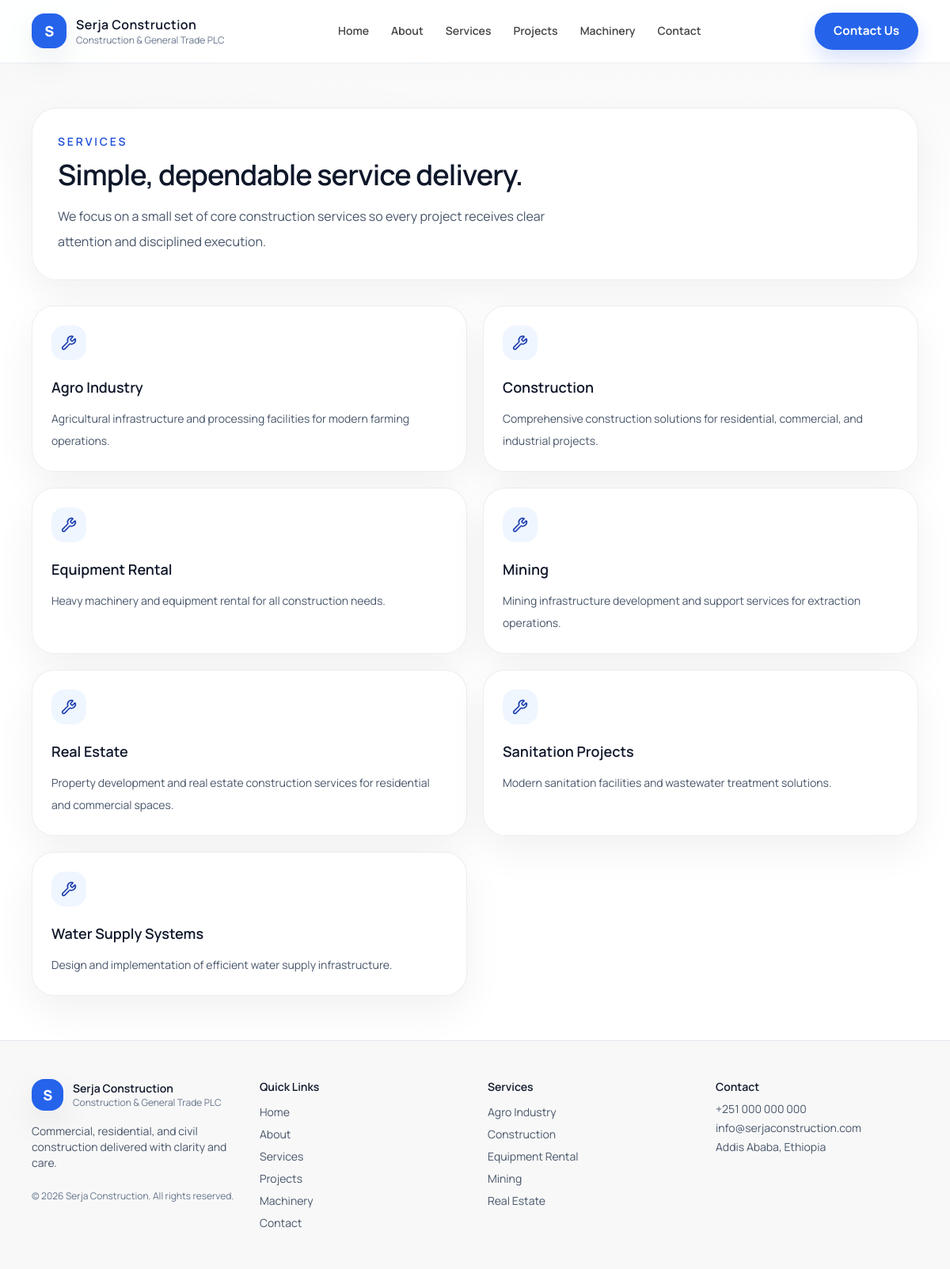
Page /services/ on the committed database.
### services/models.py (models this page shows, shortened)
class Service(models.Model):
    title = models.CharField(max_length=150)
    slug = models.SlugField(unique=True, blank=True)
    description = models.TextField()
    icon = models.CharField(max_length=100, blank=True)  # optional (for frontend icons)
    created_at = models.DateTimeField(auto_now_add=True)

### services/views.py (the view)
# urls.py: path('', services_page, name='services'),
def services_page(request):
    return render(request, 'pages/services.html', site_context())

### core/context.py (called while the page is built)
def site_context():
    company = CompanyProfile.objects.first()
    return {
        'company': company,
        'services': Service.objects.all().order_by('title'),
        'projects': Project.objects.select_related('category').order_by('-created_at'),
        'project_categories': Project.objects.select_related('category').values_list('category__name', flat=True).distinct(),
        "machineries": Machinery.objects.all().order_by("name"),
        "testimonials": Testimonial.objects.filter(is_active=True).order_by("-id"),
    }

### templates/pages/services.html (shortened to what this page needs)
{% extends 'base.html' %}
{% block content %}
  <section class="site-card rounded-[2rem] p-6 sm:p-8" data-aos="fade-up">
    <div class="max-w-2xl">
      <p class="text-sm font-semibold uppercase tracking-[0.2em] text-accent-600" data-aos="fade-up" data-aos-delay="120">Services</p>
      <h2 class="mt-3 text-4xl font-semibold tracking-tight text-slate-900" data-aos="fade-up" data-aos-delay="180">Simple, dependable service delivery.</h2>
      <p class="mt-4 text-base leading-8 text-slate-600" data-aos="fade-up" data-aos-delay="240">We focus on a small set of core construction services so every project receives clear attention and disciplined execution.</p>
    </div>
  </section>
  <section class="mt-8" data-aos="fade-up">
    <div class="grid gap-5 md:grid-cols-2 xl:grid-cols-3">
{% for service in services %}
        <article class="site-card rounded-[1.75rem] p-6" data-aos="fade-up" data-aos-delay="80">
          <div class="group flex h-11 w-11 items-center justify-center rounded-2xl bg-accent-50 text-accent-700 transition-colors hover:bg-accent-100" data-aos="fade-up" data-aos-delay="80">
            <div class="flex h-5 w-5 items-center justify-center">
              {% with lucide_icon=service.icon|default:'wrench' %}
                <i data-lucide="{{ lucide_icon }}" class="h-5 w-5 transition-colors group-hover:text-accent-800" aria-hidden="true"></i>
              {% endwith %}
            </div>
          </div>
          <h3 class="mt-5 text-lg font-semibold text-slate-900">{{ service.title }}</h3>
          <p class="mt-3 text-sm leading-7 text-slate-600">{{ service.description }}</p>
        </article>
      {% empty %}
        <div class="site-card rounded-[1.75rem] p-6 text-sm text-slate-600">No services available.</div>
      {% endfor %}
    </div>
  </section>
{% endblock %}

### templates/base.html (shortened to what this page needs)
<!doctype html>
<html lang="en">
<head>
  <script src="https://cdn.tailwindcss.com"></script>
  <link rel="stylesheet" href="https://unpkg.com/aos@2.3.4/dist/aos.css" />
</head>
<body class="min-h-screen bg-white text-slate-900 antialiased">
<header id="site-header" class="sticky top-0 z-50 border-b border-slate-200/70 bg-white/90 backdrop-blur-xl transition-shadow">
    <div class="mx-auto flex max-w-6xl items-center justify-between gap-3 px-4 py-4">
      <div class="flex items-center gap-3">
        <div class="grid h-11 w-11 place-items-center rounded-2xl bg-accent-500 text-white soft-shadow">
          <span class="text-lg font-extrabold tracking-tight">S</span>
        </div>
        <div class="leading-tight">
          <h1 class="text-base font-semibold tracking-wide">
            <a class="text-slate-900 transition-colors hover:text-accent-600" href="{% url 'home' %}">Serja Construction</a>
          </h1>
          <p class="text-xs text-slate-500">Construction &amp; General Trade PLC</p>
        </div>
      </div>
      <nav class="hidden items-center gap-7 md:flex">
        <a class="nav-link text-sm font-semibold" href="{% url 'home' %}">Home</a>
        <a class="nav-link text-sm font-semibold" href="{% url 'about' %}">About</a>
        <a class="nav-link text-sm font-semibold" href="{% url 'services' %}">Services</a>
        <a class="nav-link text-sm font-semibold" href="{% url 'projects' %}">Projects</a>
        <a class="nav-link text-sm font-semibold" href="{% url 'machinery:list' %}">Machinery</a>
        <a class="nav-link text-sm font-semibold" href="{% url 'contact' %}">Contact</a>
      </nav>
      <div class="flex items-center gap-2">
        <a href="{% url 'contact' %}" class="button-primary px-5 py-3 sm:px-6">
          Contact Us
        </a>
      </div>
    </div>
  </header>
  <main id="main-content" class="page-shell">
    <div class="mx-auto max-w-6xl px-4 py-10 md:py-14">
      {% block content %}{% endblock %}
    </div>
  </main>
  <footer class="border-t border-slate-200 bg-[#f8f8f8]" data-aos="fade-up">
    <div class="mx-auto max-w-6xl px-4 py-10 md:py-12" data-aos="fade-up" data-aos-delay="120">
      <div class="grid gap-8 md:grid-cols-4">
        <div>
          <div class="flex items-center gap-3">
            <div class="grid h-10 w-10 place-items-center rounded-2xl bg-accent-500 text-white soft-shadow">
              <span class="text-lg font-extrabold tracking-tight">S</span>
            </div>
            <div>
              <p class="text-sm font-semibold text-slate-900">Serja Construction</p>
              <p class="text-xs text-slate-500">Construction &amp; General Trade PLC</p>
            </div>
          </div>
          <p class="mt-4 text-sm text-slate-600">Commercial, residential, and civil construction delivered with clarity and care.</p>
          <p class="mt-6 text-xs text-slate-500">© {% now "Y" %} Serja Construction. All rights reserved.</p>
        </div>
        <div>
          <p class="text-sm font-semibold text-slate-900">Quick Links</p>
          <ul class="mt-3 space-y-2 text-sm text-slate-600">
            <li><a class="transition-colors hover:text-accent-600" href="{% url 'home' %}">Home</a></li>
            <li><a class="transition-colors hover:text-accent-600" href="{% url 'about' %}">About</a></li>
            <li><a class="transition-colors hover:text-accent-600" href="{% url 'services' %}">Services</a></li>
            <li><a class="transition-colors hover:text-accent-600" href="{% url 'projects' %}">Projects</a></li>
            <li><a class="transition-colors hover:text-accent-600" href="{% url 'machinery:list' %}">Machinery</a></li>
            <li><a class="transition-colors hover:text-accent-600" href="{% url 'contact' %}">Contact</a></li>
          </ul>
        </div>
        <div>
          <p class="text-sm font-semibold text-slate-900">Services</p>
          <ul class="mt-3 space-y-2 text-sm text-slate-600">
            {% for service in services|slice:":5" %}
              <li><a class="transition-colors hover:text-accent-600" href="{% url 'services' %}">{{ service.title }}</a></li>
            {% empty %}
              <li class="text-slate-500">Service list coming soon.</li>
            {% endfor %}
          </ul>
        </div>
        <div>
          <p class="text-sm font-semibold text-slate-900">Contact</p>
          <p class="mt-2 text-sm text-slate-600">+251 000 000 000</p>
          <p class="mt-1 text-sm text-slate-600">info@serjaconstruction.com</p>
          <p class="mt-1 text-sm text-slate-600">Addis Ababa, Ethiopia</p>
        </div>
      </div>
    </div>
  </footer>
</body>
</html>

### templates/base.html (style rules this page uses)
html { scroll-behavior: smooth; }
body { background: radial-gradient(circle at top left, rgba(37, 99, 235, 0.05), transparent 30%), #ffffff; color: #222222; font-family: 'Manrope', sans-serif; }
.page-shell { background: linear-gradient(180deg, rgba(248, 248, 248, 0.85), #ffffff 18%); }
.site-card { background: rgba(255, 255, 255, 0.92); border: 1px solid rgba(34, 34, 34, 0.08); box-shadow: 0 18px 50px rgba(17, 24, 39, 0.06); backdrop-filter: blur(10px); transition: transform 200ms ease, box-shadow 200ms ease, background-color 200ms ease; }
.button-primary, .button-secondary { display: inline-flex; align-items: center; justify-content: center; border-radius: 9999px; padding: 0.875rem 1.5rem; font-size: 0.95rem; font-weight: 700; transition: transform 180ms ease, box-shadow 180ms ease, background-color 180ms ease, color 180ms ease, border-color 180ms ease; }
.button-primary { background: #2563eb; color: #ffffff; box-shadow: 0 12px 24px rgba(37, 99, 235, 0.18); }
.nav-link { position: relative; color: #444444; transition: color 200ms ease; }
.nav-link::after { content: ''; position: absolute; left: 0; bottom: -4px; width: 100%; height: 2px; background: #2563eb; transform: scaleX(0); transform-origin: left; transition: transform 200ms ease; opacity: 0.9; }
.site-card { transition: transform 200ms ease, box-shadow 200ms ease, background-color 200ms ease; }
.button-primary, .button-secondary { transition: transform 200ms ease, box-shadow 200ms ease, background-color 200ms ease, color 200ms ease, border-color 200ms ease, opacity 200ms ease; }
.soft-shadow { box-shadow: 0 16px 40px rgba(17, 24, 39, 0.08); }

### rows in the picture
Service: title "Agro Industry", description "Agricultural infrastructure and processing facilities for modern farming operations."
Service: title "Construction", description "Comprehensive construction solutions for residential, commercial, and industrial projects."
Service: title "Equipment Rental", description "Heavy machinery and equipment rental for all construction needs."
Service: title "Mining", description "Mining infrastructure development and support services for extraction operations."
Service: title "Real Estate", description "Property development and real estate construction services for residential and commercial spaces."
Service: title "Sanitation Projects", description "Modern sanitation facilities and wastewater treatment solutions."
Service: title "Water Supply Systems", description "Design and implementation of efficient water supply infrastructure."
